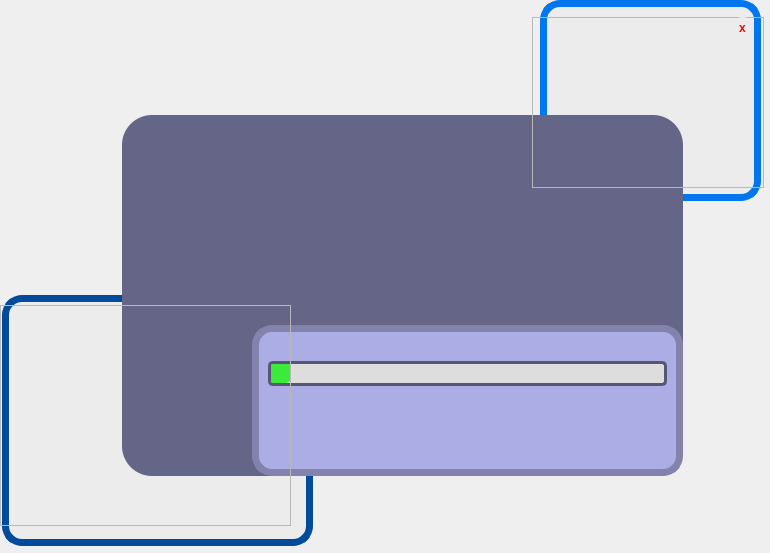
<?xml version="1.0" encoding="UTF-8"?>
<ui version="4.0">
 <class>SplashScreen</class>
 <widget class="QMainWindow" name="SplashScreen">
  <property name="geometry">
   <rect>
    <x>0</x>
    <y>0</y>
    <width>770</width>
    <height>553</height>
   </rect>
  </property>
  <property name="windowTitle">
   <string>MainWindow</string>
  </property>
  <widget class="QWidget" name="centralwidget">
   <widget class="QFrame" name="robot_border_frame">
    <property name="geometry">
     <rect>
      <x>540</x>
      <y>0</y>
      <width>221</width>
      <height>201</height>
     </rect>
    </property>
    <property name="styleSheet">
     <string notr="true">border:7px solid rgb(0, 119, 238);
border-radius: 20px;
background-color: rgb(236, 236, 236);</string>
    </property>
    <property name="frameShape">
     <enum>QFrame::StyledPanel</enum>
    </property>
    <property name="frameShadow">
     <enum>QFrame::Raised</enum>
    </property>
   </widget>
   <widget class="QFrame" name="optimak_logo_frame">
    <property name="geometry">
     <rect>
      <x>122</x>
      <y>115</y>
      <width>561</width>
      <height>361</height>
     </rect>
    </property>
    <property name="styleSheet">
     <string notr="true">background-color: qlineargradient(spread:pad, x1:0, y1:0.017, x2:1, y2:0.965864, stop:0 rgba(101, 101, 135, 255), stop:1 rgba(101, 101, 135, 255));
border-radius: 30px;</string>
    </property>
    <property name="frameShape">
     <enum>QFrame::StyledPanel</enum>
    </property>
    <property name="frameShadow">
     <enum>QFrame::Raised</enum>
    </property>
    <widget class="QFrame" name="logo_frame">
     <property name="geometry">
      <rect>
       <x>20</x>
       <y>50</y>
       <width>491</width>
       <height>141</height>
      </rect>
     </property>
     <property name="styleSheet">
      <string notr="true">image: url(:/ikonlar/icons/optimus_logo.png);
background-color:none;</string>
     </property>
     <property name="frameShape">
      <enum>QFrame::StyledPanel</enum>
     </property>
     <property name="frameShadow">
      <enum>QFrame::Raised</enum>
     </property>
    </widget>
    <widget class="QFrame" name="information_frame">
     <property name="geometry">
      <rect>
       <x>130</x>
       <y>210</y>
       <width>431</width>
       <height>151</height>
      </rect>
     </property>
     <property name="styleSheet">
      <string notr="true">background-color: rgb(173, 173, 229);
border-radius: 20px;
border: 7px solid rgb(130, 130, 173);</string>
     </property>
     <property name="frameShape">
      <enum>QFrame::StyledPanel</enum>
     </property>
     <property name="frameShadow">
      <enum>QFrame::Raised</enum>
     </property>
     <layout class="QVBoxLayout" name="verticalLayout">
      <item>
       <widget class="QLabel" name="label_description">
        <property name="styleSheet">
         <string notr="true">background-color: none;
border: none;
font: 8pt &quot;Siemens Sans Black&quot;;</string>
        </property>
        <property name="text">
         <string/>
        </property>
        <property name="alignment">
         <set>Qt::AlignCenter</set>
        </property>
       </widget>
      </item>
      <item>
       <widget class="QProgressBar" name="progressBar">
        <property name="maximumSize">
         <size>
          <width>16777215</width>
          <height>25</height>
         </size>
        </property>
        <property name="font">
         <font>
          <pointsize>9</pointsize>
          <weight>75</weight>
          <bold>true</bold>
         </font>
        </property>
        <property name="styleSheet">
         <string notr="true">QProgressBar{
	background-color: rgb(221, 221, 221);
	border:3px solid rgb(87, 87, 117);
	border-radius: 5px;
	text-align: center;
	color: rgb(0, 0, 0);}
QProgressBar::chunk{
	border-radius: 10px;
	background-color: qlineargradient(spread:pad, x1:0.933, y1:0.892045, x2:1, y2:1, stop:0 rgba(22, 238, 22, 206), stop:1 rgba(255, 255, 255, 255));

}
</string>
        </property>
        <property name="value">
         <number>5</number>
        </property>
        <property name="textVisible">
         <bool>false</bool>
        </property>
       </widget>
      </item>
      <item>
       <widget class="QListWidget" name="listWidgetIslemler">
        <property name="font">
         <font>
          <family>Franklin Gothic Demi Cond</family>
          <pointsize>7</pointsize>
          <weight>50</weight>
          <italic>false</italic>
          <bold>false</bold>
         </font>
        </property>
        <property name="styleSheet">
         <string notr="true">border: none;
font: 7pt &quot;Franklin Gothic Demi Cond&quot;;</string>
        </property>
       </widget>
      </item>
     </layout>
    </widget>
   </widget>
   <widget class="QFrame" name="robot_image_frame">
    <property name="geometry">
     <rect>
      <x>532</x>
      <y>17</y>
      <width>232</width>
      <height>171</height>
     </rect>
    </property>
    <property name="styleSheet">
     <string notr="true">image: url(:/ikonlar/icons/ROBOT_VE_URUNLER.png);</string>
    </property>
    <property name="frameShape">
     <enum>QFrame::StyledPanel</enum>
    </property>
    <property name="frameShadow">
     <enum>QFrame::Raised</enum>
    </property>
    <widget class="QPushButton" name="pushButtonCancel">
     <property name="geometry">
      <rect>
       <x>200</x>
       <y>0</y>
       <width>21</width>
       <height>21</height>
      </rect>
     </property>
     <property name="maximumSize">
      <size>
       <width>50</width>
       <height>50</height>
      </size>
     </property>
     <property name="font">
      <font>
       <pointsize>9</pointsize>
       <weight>75</weight>
       <bold>true</bold>
      </font>
     </property>
     <property name="styleSheet">
      <string notr="true">color: rgb(255, 0, 0);
background-color: rgb(236, 236, 236);
image: none;
border-radius:10px;</string>
     </property>
     <property name="text">
      <string>x</string>
     </property>
    </widget>
   </widget>
   <widget class="QFrame" name="makine_frame">
    <property name="geometry">
     <rect>
      <x>0</x>
      <y>305</y>
      <width>291</width>
      <height>221</height>
     </rect>
    </property>
    <property name="styleSheet">
     <string notr="true">image: url(:/ikonlar/icons/strech_removed.png);</string>
    </property>
    <property name="frameShape">
     <enum>QFrame::StyledPanel</enum>
    </property>
    <property name="frameShadow">
     <enum>QFrame::Raised</enum>
    </property>
   </widget>
   <widget class="QFrame" name="makine_border_frame">
    <property name="geometry">
     <rect>
      <x>2</x>
      <y>295</y>
      <width>311</width>
      <height>251</height>
     </rect>
    </property>
    <property name="styleSheet">
     <string notr="true">border:7px solid  rgb(0, 75, 156);
border-radius: 20px;
background-color: rgb(236, 236, 236);
</string>
    </property>
    <property name="frameShape">
     <enum>QFrame::StyledPanel</enum>
    </property>
    <property name="frameShadow">
     <enum>QFrame::Raised</enum>
    </property>
   </widget>
   <widget class="QLabel" name="labelSoftwareVersion">
    <property name="geometry">
     <rect>
      <x>320</x>
      <y>480</y>
      <width>121</width>
      <height>20</height>
     </rect>
    </property>
    <property name="font">
     <font>
      <weight>75</weight>
      <bold>true</bold>
     </font>
    </property>
    <property name="styleSheet">
     <string notr="true">background-color: none;</string>
    </property>
    <property name="text">
     <string/>
    </property>
    <property name="alignment">
     <set>Qt::AlignLeading|Qt::AlignLeft|Qt::AlignVCenter</set>
    </property>
   </widget>
   <zorder>makine_border_frame</zorder>
   <zorder>robot_border_frame</zorder>
   <zorder>optimak_logo_frame</zorder>
   <zorder>makine_frame</zorder>
   <zorder>robot_image_frame</zorder>
   <zorder>labelSoftwareVersion</zorder>
  </widget>
 </widget>
 <resources>
  <include location="ikonlar.qrc"/>
 </resources>
 <connections/>
</ui>
